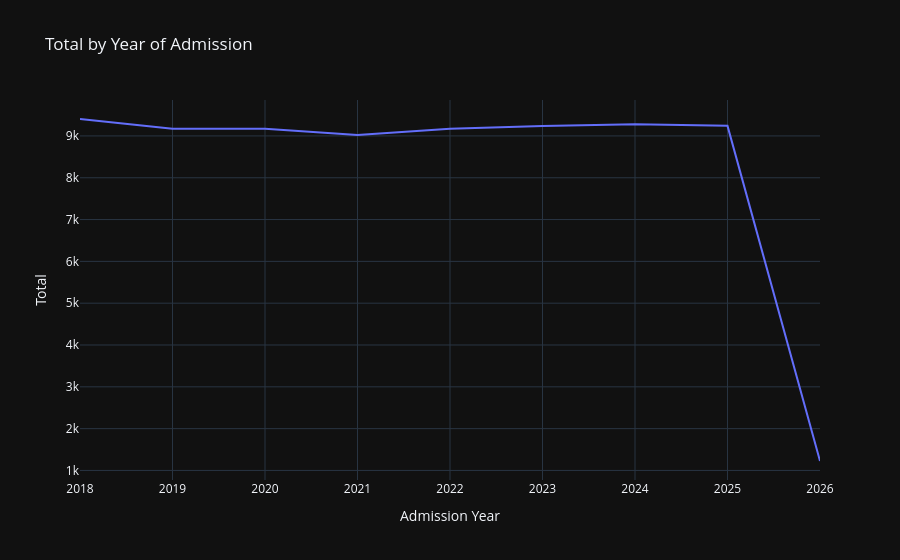

The notebook cell saved with this chart:
### Code cell
hlth_df['Admission Year'] = hlth_df['Date of Admission'].dt.year

data = hlth_df.groupby('Admission Year').size().rename('Total').reset_index()
fig = px.line(data, x="Admission Year", y="Total", title="Total by Year of Admission")

fig.show()

### Figure 1 — Plotly figure (JSON) as saved in the notebook; plotly's stock layout.template omitted (floating-point values rounded to 4 significant figures)
{"data": [{"hovertemplate": "Admission Year=%{x}<br>Total=%{y}<extra></extra>", "legendgroup": "", "line": {"color": "#636efa", "dash": "solid"}, "marker": {"symbol": "circle"}, "mode": "lines", "name": "", "orientation": "v", "showlegend": false, "x": [2018, 2019, 2020, 2021, 2022, 2023, 2024, 2025, 2026], "xaxis": "x", "y": [9405, 9172, 9170, 9021, 9170, 9238, 9282, 9241, 1226], "yaxis": "y", "type": "scatter"}], "layout": {"xaxis": {"anchor": "y", "domain": [0.0, 1.0], "title": {"text": "Admission Year"}}, "yaxis": {"anchor": "x", "domain": [0.0, 1.0], "title": {"text": "Total"}}, "legend": {"tracegroupgap": 0}, "title": {"text": "Total by Year of Admission"}}}
